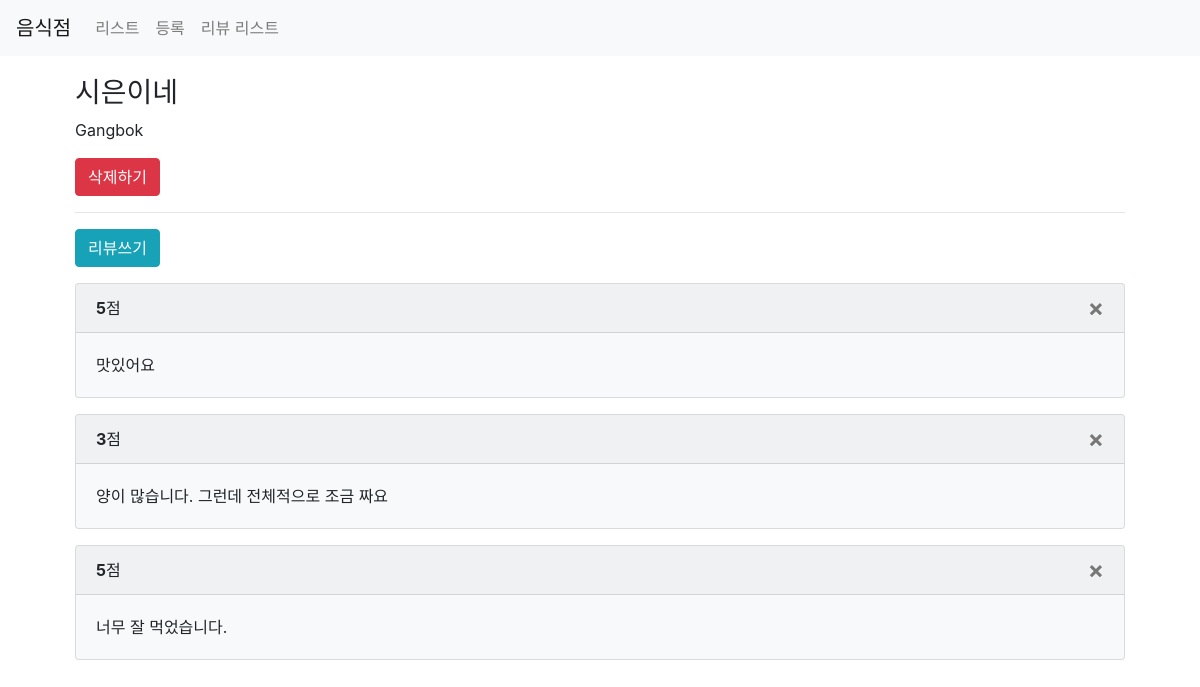
Page /third/restaurant/2/ on the earlier database version.
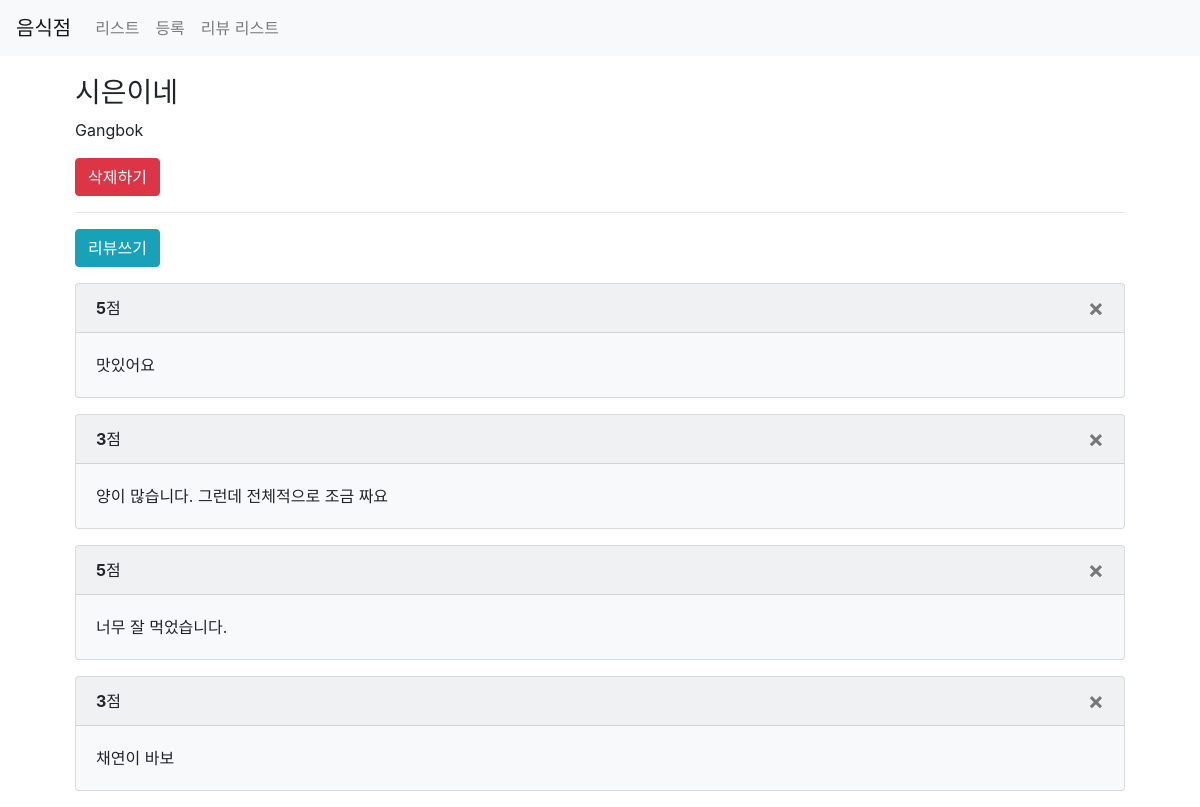
Same page on the later database version.
### third/models.py (models this page shows)
class Review(models.Model):
    point = models.IntegerField()
    comment = models.CharField(max_length=500)
    restaurant = models.ForeignKey(Restaurant, on_delete=models.CASCADE)
    created_at = models.DateTimeField(auto_now_add=True)
    updated_at = models.DateTimeField(auto_now=True)

### third/views.py (the view)
# urls.py: path('restaurant/<int:id>/', views.detail, name="restaurant-detail"),
def detail(request, id):
    if id is not None:
        item = get_object_or_404(Restaurant, pk=id)
        reviews = Review.objects.filter(restaurant=item).all()
        return render(request, 'third/detail.html', {'item': item, 'reviews': reviews})
    return HttpResponseRedirect('/third/list/')

### third/templates/third/detail.html
{% extends 'third/base.html' %}
{% load static %}
{% block content %}
<div class="container">
    <div class="container">
        <div class="col-sm-12" style="margin-top:20px">
            <h3>{{ item.name }}</h3>
            <p>
                {{ item.address }}
            </p>
            <p>
                <a href="{% url 'restaurant-delete' id=item.id %}">
                    <button class="btn btn-danger">삭제하기</button>
                </a>
            </p>
            <hr/>
            <p>
                <a href="{% url 'review-create' restaurant_id=item.id %}">
                    <button class="btn btn-info">리뷰쓰기</button>
                </a>
            </p>
            {% for review in reviews %}
                <div class="card bg-light mb-3">
                    <div class="card-header">
                        <b>{{ review.point }}</b>점
                        <a href="{% url 'review-delete' restaurant_id=item.id review_id=review.id %}">
                            <button type="button" class="close" aria-label="Close">
                                <span aria-hidden="true">&times;</span>
                            </button>
                        </a>
                    </div>
                    <div class="card-body">
                        <p class="card-text">{{ review.comment }}</p>
                    </div>
                </div>
            {% endfor %}
        </div>
    </div>
</div>
{% endblock %}

Differences in the rows shown:
added Review: point "3", comment "채연이 바보"
